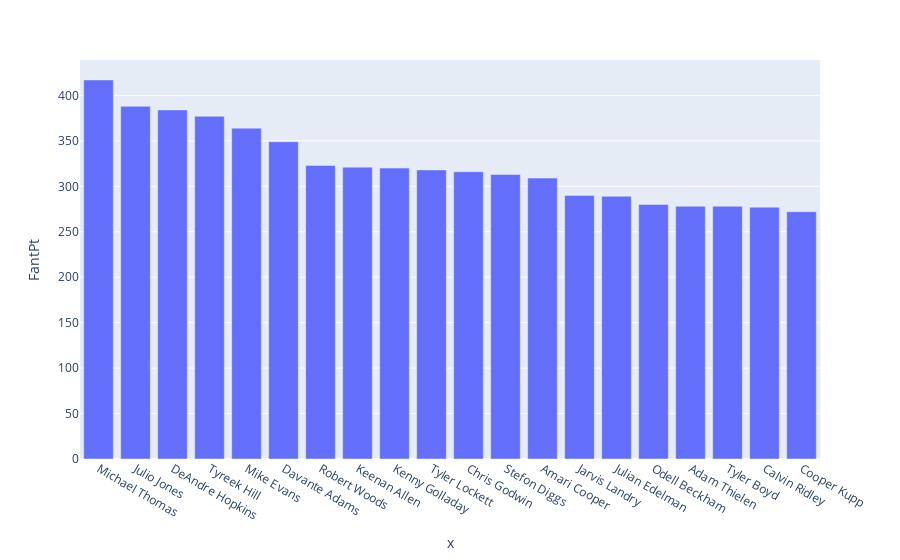

The cell this chart's notebook holds for it:
### Code cell
wr_s = wr.sort_values('FantPt', ascending=False).head(20)

fig = px.bar(wr_s, x=wr_s.index, y='FantPt')
fig.show()

### Figure 1 — Plotly figure (JSON) as saved in the notebook; plotly's stock layout.template omitted (floating-point values rounded to 4 significant figures)
{"data": [{"alignmentgroup": "True", "hovertemplate": "x=%{x}<br>FantPt=%{y}<extra></extra>", "legendgroup": "", "marker": {"color": "#636efa"}, "name": "", "offsetgroup": "", "orientation": "v", "showlegend": false, "textposition": "auto", "type": "bar", "x": ["Michael Thomas", "Julio Jones", "DeAndre Hopkins", "Tyreek Hill", "Mike Evans", "Davante Adams", "Robert Woods", "Keenan Allen", "Kenny Golladay", "Tyler Lockett", "Chris Godwin", "Stefon Diggs", "Amari Cooper", "Jarvis Landry", "Julian Edelman", "Odell Beckham", "Adam Thielen", "Tyler Boyd", "Calvin Ridley", "Cooper Kupp"], "xaxis": "x", "y": [417, 388, 384, 377, 364, 349, 323, 321, 320, 318, 316, 313, 309, 290, 289, 280, 278, 278, 277, 272], "yaxis": "y"}], "layout": {"autosize": true, "barmode": "relative", "legend": {"tracegroupgap": 0}, "margin": {"t": 60}, "xaxis": {"anchor": "y", "autorange": true, "domain": [0, 1], "range": [-0.5, 19.5], "title": {"text": "x"}, "type": "category"}, "yaxis": {"anchor": "x", "autorange": true, "domain": [0, 1], "range": [0, 438.9], "title": {"text": "FantPt"}, "type": "linear"}}}
